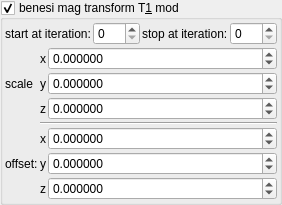
    <widget class="MyGroupBox" name="groupCheck_transf_benesi_T1M_enabled_false">
     <property name="toolTip">
      <string/>
     </property>
     <property name="title">
      <string>benesi mag transform T&amp;1 mod</string>
     </property>
     <property name="checkable">
      <bool>true</bool>
     </property>
     <layout class="QVBoxLayout" name="verticalLayout_32" stretch="0,0">
      <property name="spacing">
       <number>2</number>
      </property>
      <property name="leftMargin">
       <number>2</number>
      </property>
      <property name="topMargin">
       <number>2</number>
      </property>
      <property name="rightMargin">
       <number>2</number>
      </property>
      <property name="bottomMargin">
       <number>2</number>
      </property>
      <item>
       <layout class="QHBoxLayout" name="horizontalLayout_30" stretch="0,1,0,1">
        <item>
         <widget class="QLabel" name="label_142">
          <property name="text">
           <string>start at iteration:</string>
          </property>
         </widget>
        </item>
        <item>
         <widget class="MySpinBox" name="spinboxInt_transf_multiplier_start_iter_3">
          <property name="sizePolicy">
           <sizepolicy hsizetype="Minimum" vsizetype="Maximum">
            <horstretch>0</horstretch>
            <verstretch>0</verstretch>
           </sizepolicy>
          </property>
          <property name="minimum">
           <number>0</number>
          </property>
          <property name="maximum">
           <number>999</number>
          </property>
          <property name="value">
           <number>0</number>
          </property>
         </widget>
        </item>
        <item>
         <widget class="QLabel" name="label_83">
          <property name="text">
           <string>stop at iteration:</string>
          </property>
         </widget>
        </item>
        <item>
         <widget class="MySpinBox" name="spinboxInt_transf_stop_iterationsTM_1">
          <property name="sizePolicy">
           <sizepolicy hsizetype="Preferred" vsizetype="Maximum">
            <horstretch>0</horstretch>
            <verstretch>0</verstretch>
           </sizepolicy>
          </property>
          <property name="maximum">
           <number>999</number>
          </property>
         </widget>
        </item>
       </layout>
      </item>
      <item>
       <layout class="QGridLayout" name="gridLayout_69" columnstretch="0,0,1">
        <property name="spacing">
         <number>2</number>
        </property>
        <item row="6" column="1">
         <widget class="QLabel" name="label_134">
          <property name="sizePolicy">
           <sizepolicy hsizetype="Preferred" vsizetype="Preferred">
            <horstretch>0</horstretch>
            <verstretch>0</verstretch>
           </sizepolicy>
          </property>
          <property name="text">
           <string notr="true">z</string>
          </property>
          <property name="alignment">
           <set>Qt::AlignRight|Qt::AlignTrailing|Qt::AlignVCenter</set>
          </property>
         </widget>
        </item>
        <item row="5" column="2">
         <widget class="MyDoubleSpinBox" name="spinbox3_transf_addition_constant_111_y">
          <property name="sizePolicy">
           <sizepolicy hsizetype="Minimum" vsizetype="Maximum">
            <horstretch>0</horstretch>
            <verstretch>0</verstretch>
           </sizepolicy>
          </property>
          <property name="prefix">
           <string/>
          </property>
          <property name="suffix">
           <string/>
          </property>
          <property name="decimals">
           <number>6</number>
          </property>
          <property name="minimum">
           <double>-99.989999999999995</double>
          </property>
          <property name="maximum">
           <double>99.989999999999995</double>
          </property>
          <property name="singleStep">
           <double>0.100000000000000</double>
          </property>
         </widget>
        </item>
        <item row="4" column="2">
         <widget class="MyDoubleSpinBox" name="spinbox3_transf_addition_constant_111_x">
          <property name="sizePolicy">
           <sizepolicy hsizetype="Minimum" vsizetype="Maximum">
            <horstretch>0</horstretch>
            <verstretch>0</verstretch>
           </sizepolicy>
          </property>
          <property name="prefix">
           <string/>
          </property>
          <property name="suffix">
           <string/>
          </property>
          <property name="decimals">
           <number>6</number>
          </property>
          <property name="minimum">
           <double>-99.989999999999995</double>
          </property>
          <property name="maximum">
           <double>99.989999999999995</double>
          </property>
          <property name="singleStep">
           <double>0.100000000000000</double>
          </property>
         </widget>
        </item>
        <item row="6" column="2">
         <widget class="MyDoubleSpinBox" name="spinbox3_transf_addition_constant_111_z">
          <property name="sizePolicy">
           <sizepolicy hsizetype="Minimum" vsizetype="Maximum">
            <horstretch>0</horstretch>
            <verstretch>0</verstretch>
           </sizepolicy>
          </property>
          <property name="prefix">
           <string/>
          </property>
          <property name="suffix">
           <string/>
          </property>
          <property name="decimals">
           <number>6</number>
          </property>
          <property name="minimum">
           <double>-99.989999999999995</double>
          </property>
          <property name="maximum">
           <double>99.989999999999995</double>
          </property>
          <property name="singleStep">
           <double>0.100000000000000</double>
          </property>
         </widget>
        </item>
        <item row="2" column="2">
         <widget class="MyDoubleSpinBox" name="spinbox3_transf_scale3D_333_z">
          <property name="sizePolicy">
           <sizepolicy hsizetype="Minimum" vsizetype="Maximum">
            <horstretch>0</horstretch>
            <verstretch>0</verstretch>
           </sizepolicy>
          </property>
          <property name="prefix">
           <string/>
          </property>
          <property name="suffix">
           <string/>
          </property>
          <property name="decimals">
           <number>6</number>
          </property>
          <property name="minimum">
           <double>-99.989999999999995</double>
          </property>
          <property name="maximum">
           <double>99.989999999999995</double>
          </property>
          <property name="singleStep">
           <double>0.100000000000000</double>
          </property>
         </widget>
        </item>
        <item row="5" column="0">
         <widget class="QLabel" name="label_260">
          <property name="text">
           <string>offset:</string>
          </property>
         </widget>
        </item>
        <item row="4" column="1">
         <widget class="QLabel" name="label_135">
          <property name="sizePolicy">
           <sizepolicy hsizetype="Preferred" vsizetype="Preferred">
            <horstretch>0</horstretch>
            <verstretch>0</verstretch>
           </sizepolicy>
          </property>
          <property name="text">
           <string notr="true">x</string>
          </property>
          <property name="alignment">
           <set>Qt::AlignRight|Qt::AlignTrailing|Qt::AlignVCenter</set>
          </property>
         </widget>
        </item>
        <item row="5" column="1">
         <widget class="QLabel" name="label_136">
          <property name="sizePolicy">
           <sizepolicy hsizetype="Preferred" vsizetype="Preferred">
            <horstretch>0</horstretch>
            <verstretch>0</verstretch>
           </sizepolicy>
          </property>
          <property name="text">
           <string notr="true">y</string>
          </property>
          <property name="alignment">
           <set>Qt::AlignRight|Qt::AlignTrailing|Qt::AlignVCenter</set>
          </property>
         </widget>
        </item>
        <item row="1" column="0">
         <widget class="QLabel" name="label_261">
          <property name="text">
           <string>scale</string>
          </property>
         </widget>
        </item>
        <item row="0" column="1">
         <widget class="QLabel" name="label_137">
          <property name="sizePolicy">
           <sizepolicy hsizetype="Preferred" vsizetype="Preferred">
            <horstretch>0</horstretch>
            <verstretch>0</verstretch>
           </sizepolicy>
          </property>
          <property name="text">
           <string notr="true">x</string>
          </property>
          <property name="alignment">
           <set>Qt::AlignRight|Qt::AlignTrailing|Qt::AlignVCenter</set>
          </property>
         </widget>
        </item>
        <item row="1" column="1">
         <widget class="QLabel" name="label_138">
          <property name="sizePolicy">
           <sizepolicy hsizetype="Preferred" vsizetype="Preferred">
            <horstretch>0</horstretch>
            <verstretch>0</verstretch>
           </sizepolicy>
          </property>
          <property name="text">
           <string notr="true">y</string>
          </property>
          <property name="alignment">
           <set>Qt::AlignRight|Qt::AlignTrailing|Qt::AlignVCenter</set>
          </property>
         </widget>
        </item>
        <item row="2" column="1">
         <widget class="QLabel" name="label_139">
          <property name="sizePolicy">
           <sizepolicy hsizetype="Preferred" vsizetype="Preferred">
            <horstretch>0</horstretch>
            <verstretch>0</verstretch>
           </sizepolicy>
          </property>
          <property name="text">
           <string notr="true">z</string>
          </property>
          <property name="alignment">
           <set>Qt::AlignRight|Qt::AlignTrailing|Qt::AlignVCenter</set>
          </property>
         </widget>
        </item>
        <item row="0" column="2">
         <widget class="MyDoubleSpinBox" name="spinbox3_transf_scale3D_333_x">
          <property name="sizePolicy">
           <sizepolicy hsizetype="Minimum" vsizetype="Maximum">
            <horstretch>0</horstretch>
            <verstretch>0</verstretch>
           </sizepolicy>
          </property>
          <property name="prefix">
           <string/>
          </property>
          <property name="suffix">
           <string/>
          </property>
          <property name="decimals">
           <number>6</number>
          </property>
          <property name="minimum">
           <double>-99.989999999999995</double>
          </property>
          <property name="maximum">
           <double>99.989999999999995</double>
          </property>
          <property name="singleStep">
           <double>0.100000000000000</double>
          </property>
         </widget>
        </item>
        <item row="1" column="2">
         <widget class="MyDoubleSpinBox" name="spinbox3_transf_scale3D_333_y">
          <property name="sizePolicy">
           <sizepolicy hsizetype="Minimum" vsizetype="Maximum">
            <horstretch>0</horstretch>
            <verstretch>0</verstretch>
           </sizepolicy>
          </property>
          <property name="prefix">
           <string/>
          </property>
          <property name="suffix">
           <string/>
          </property>
          <property name="decimals">
           <number>6</number>
          </property>
          <property name="minimum">
           <double>-99.989999999999995</double>
          </property>
          <property name="maximum">
           <double>99.989999999999995</double>
          </property>
          <property name="singleStep">
           <double>0.100000000000000</double>
          </property>
         </widget>
        </item>
        <item row="3" column="1" colspan="2">
         <widget class="Line" name="line_54">
          <property name="orientation">
           <enum>Qt::Horizontal</enum>
          </property>
         </widget>
        </item>
       </layout>
      </item>
     </layout>
    </widget>
